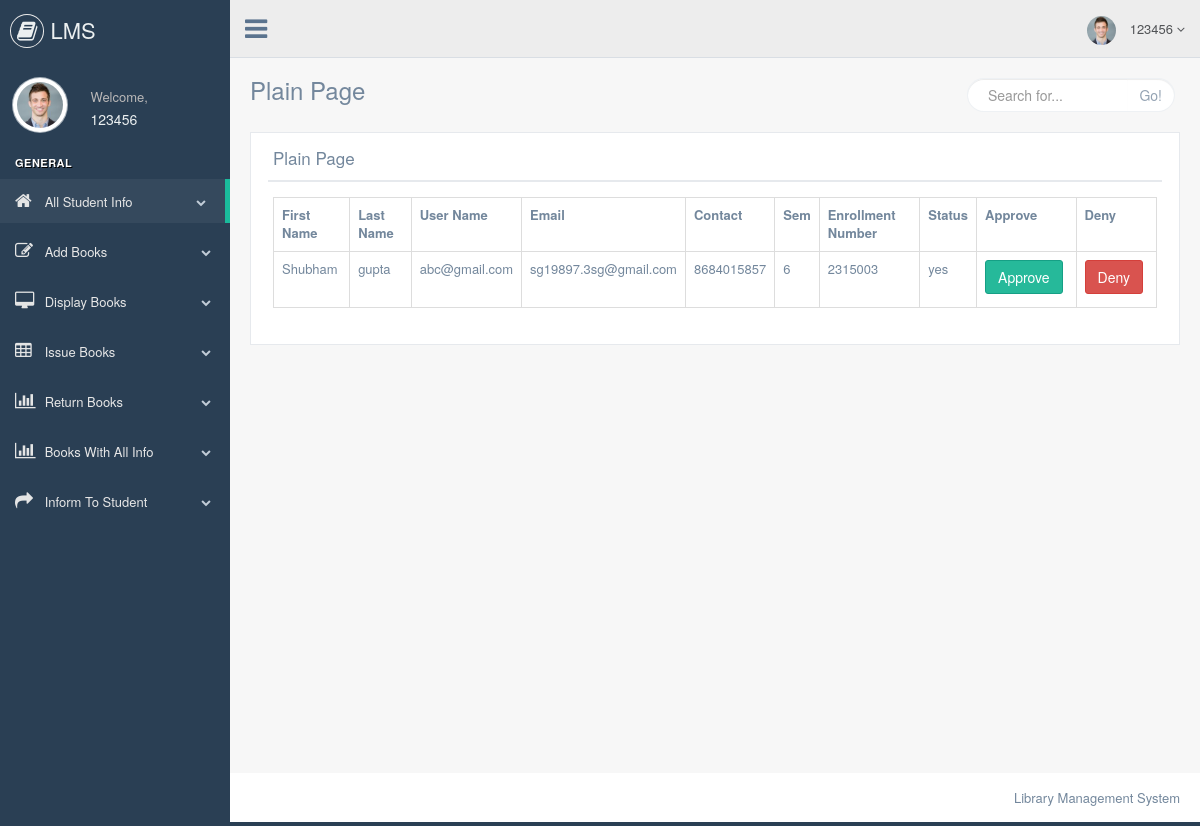
Page /librarian/display_student_info.php (signed in) on the committed database.
### tables this page shows
CREATE TABLE `student_registration` (
  `id` int(5) NOT NULL,
  `firstname` varchar(50) NOT NULL,
  `lastname` varchar(50) NOT NULL,
  `username` varchar(50) NOT NULL,
  `password` varchar(50) NOT NULL,
  `email` varchar(50) NOT NULL,
  `contact` varchar(50) NOT NULL,
  `sem` varchar(50) NOT NULL,
  `enrollment` varchar(50) NOT NULL,
  `status` varchar(3) NOT NULL
);

### librarian/display_student_info.php (the view, shortened to what this page needs)
    <?php
include'header.php';
include'../student/connection.php';
?>
<div class="right_col" role="main">
    <div class="">
        <div class="page-title">
            <div class="title_left">
                <h3>Plain Page</h3>
            </div>
            <div class="title_right">
                <div class="col-md-5 col-sm-5 col-xs-12 form-group pull-right top_search">
                    <div class="input-group">
                        <input type="text" class="form-control" placeholder="Search for...">
            <span class="input-group-btn">
              <button class="btn btn-default" type="button">Go!</button>
            </span>
                    </div>
                </div>
            </div>
        </div>
        <div class="clearfix"></div>
        <div class="row" style="min-height:500px">
            <div class="col-md-12 col-sm-12 col-xs-12">
                <div class="x_panel">
                    <div class="x_title">
                        <h2>Plain Page</h2>
                        <div class="clearfix"></div>
                    </div>
                    <div class="x_content">
                        <?php
                            $res= mysqli_query($link , "select * from student_registration");
                            echo '<table class = "table table-bordered">';
                            echo '<tr><th> First Name </th>';
                            echo '<th> Last Name </th>';
                            echo '<th> User Name </th>';
                            echo '<th> Email </th>';
                            echo '<th> Contact </th>';
                            echo '<th> Sem </th>';
                            echo '<th> Enrollment Number </th>';
                            echo '<th> Status </th>';
                            echo '<th> Approve</th>';
                            echo '<th> Deny </th></tr>';
                            while ($row = mysqli_fetch_array($res)) {
                                echo '<tr><td>' .$row["firstname"].'</td>';
                                echo '<td> ' .$row["lastname"].'</td>';
                                echo '<td> ' .$row["username"].'</td>';
                                echo '<td> ' .$row["email"].'</td>';
                                echo '<td> ' .$row["contact"].'</td>';
                                echo '<td>' .$row["sem"].'</td>';
                                echo '<td> ' .$row["enrollment"].'</td>';
                                echo '<td> ' .$row["status"].'</td>';
                                echo '<td>';?> <a class="btn btn-success" href="approve.php?id=<?php echo $row['id'];?>">Approve</a> <?php echo'</td>';
                                echo '<td>';?> <a class="btn btn-danger" href="deny.php?id=<?php echo $row['id'];?>">Deny</a> <?php echo'</td></tr>';
                            }
                            echo '</table>';
                        ?>
                    </div>
                </div>
            </div>
        </div>
    </div>
</div>
<?php
include 'footer.php';
?>

### rows in the picture
student_registration: firstname "Shubham", lastname "gupta", username "abc@gmail.com", email "sg19897.3sg@gmail.com", contact "8684015857", sem "6", enrollment "2315003", status "yes"

### other values in the picture
$_SESSION['librarian'] "123456"
